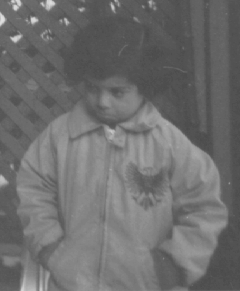
%> input picture lab4/pout.bmp, 240 x 291 px
$ octave lab4_7.m   (GNU Octave 9; MATLAB toolbox functions it lacks are replaced by stand-ins)
%> lines starting %> are read from the running program, lines starting %| are printed output that depends on the picture; in (x1, y1, x2, y2) boxes, pixels count from 0 and x2, y2 are one past the last pixel; in counts of white or black regions, pixels touching at a corner belong together; the program's own positions count from 1
I1 = imread('Pout.bmp');
%> I1 is the input picture: size 291x240 uint8; min 74, max 224, mean 110.3
I2 = imread('Girl.bmp');
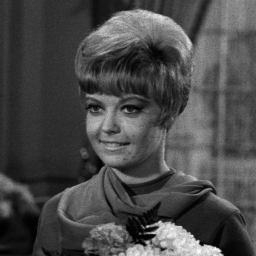
%> input picture lab4/Girl.bmp, 256 x 256 px
%> I2 is the input picture: size 256x256 uint8; min 0, max 254, mean 73.6
D = 10; %截止频率
n = 1;

subplot(2,4,1); imshow(I1, []); title('Pout');
subplot(2,4,2); imshow(IHPF(I1, D), []);    title('Pout IHPF');
subplot(2,4,3); imshow(BHPF(I1, D, n), []); title('Pout BHPF');
subplot(2,4,4); imshow(EHPF(I1, D, n), []); title('Pout EHPF');
subplot(2,4,5); imshow(I2); title('Girl');
subplot(2,4,6); imshow(IHPF(I2, D), []);    title('Girl IHPF');
subplot(2,4,7); imshow(BHPF(I2, D, n), []); title('Girl BHPF');
subplot(2,4,8); imshow(EHPF(I2, D, n), []); title('Girl EHPF');

function output = get_D(input)
    [max_x, max_y] = size(input);
%> max_x = 291; max_y = 240
    [X, Y] = meshgrid(-max_y/2 : max_y/2 - 1, -max_x/2 : max_x/2 - 1);
    output = hypot(X, Y); %计算每个点到频域中心的距离
end

%理想高通滤波器
function output = IHPF(input, D0)
    F = fftshift(fft2(input)); %傅里叶变换并将频率图像中心移到图像中央
    D = get_D(input);
    H = D > D0 ;
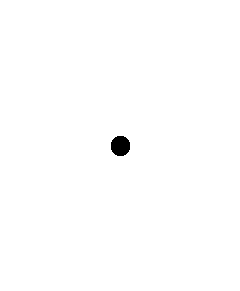
%> H: size 291x240 logical; 99.6% white; 1 black region, box (x1, y1, x2, y2) and area: (111, 136, 130, 156) 312
    output = abs(ifft2(ifftshift(F .* H)));
end

%巴特沃斯高通滤波器
function output = BHPF(input, D0, n)
%> called with D0 = 10, n = 1
    F = fftshift(fft2(input)); %傅里叶变换并将频率图像中心移到图像中央
    D = get_D(input);
    H = 1 ./ (1 + ((D0 ./ D) .^ (2 * n)));
%> H: size 291x240 double
    output = abs(ifft2(ifftshift(F .* H)));
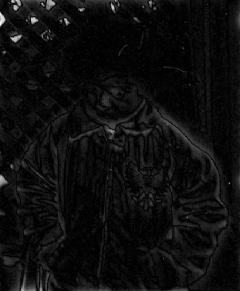
%> output: size 291x240 double; min 0.00274, max 97.39, mean 5.5; drawn with min black and max white
end

%高斯高通滤波器
function output = EHPF(input, D0, n)
%> called with D0 = 10, n = 1
    F = fftshift(fft2(input)); %傅里叶变换并将频率图像中心移到图像中央
    D = get_D(input);
    H = exp(-(D0 ./ D) .^ n);
    output = abs(ifft2(ifftshift(F .* H)));
%> call 2 of IHPF, with D0 = 10
%> in IHPF (call 2), `D = get_D(input);`:
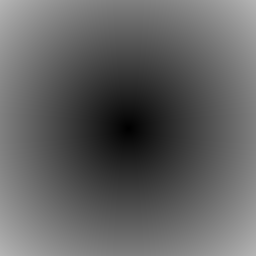
%> D: size 256x256 double; min 0, max 181, mean 97.9
%> in IHPF (call 2), `H = D > D0 ;`: H: size 256x256 logical; 99.5% white; 1 black region, box (x1, y1, x2, y2) and area: (118, 118, 139, 139) 317
%> call 2 of BHPF, with D0 = 10, n = 1
%> in BHPF (call 2), `H = 1 ./ (1 + ((D0 ./ D) .^ (2 * n)));`:
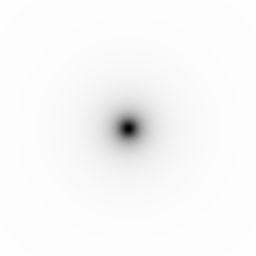
%> H: size 256x256 double; min 0, max 0.997, mean 0.974
%> in BHPF (call 2), `output = abs(ifft2(ifftshift(F .* H)));`:
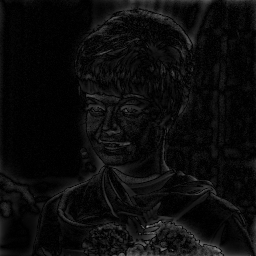
%> output: size 256x256 double; min 0.000109, max 155.5, mean 12
%> call 2 of EHPF, with D0 = 10, n = 1
%> in EHPF (call 2), `H = exp(-(D0 ./ D) .^ n);`:
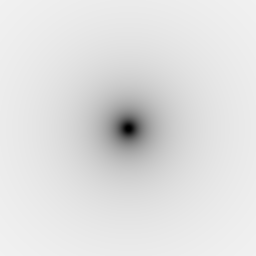
%> H: size 256x256 double; min 0, max 0.946, mean 0.88
end
